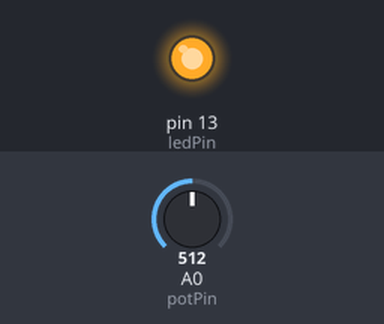
A sketch run on a simulated Arduino Uno, built with avr-gcc and run on an emulated ATmega328P. On the bench: output pins drawn as LEDs (lit = HIGH). Inputs (shaded band) come from the test bench; at power-on: A0 (potPin) = 512.

Above: at 1.3 s.
1.4 s: A0 (potPin) set to 0
At 2.3 s:
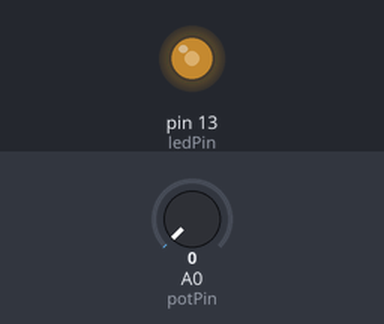
3.0 s: A0 (potPin) set to 122
At 3.3 s:
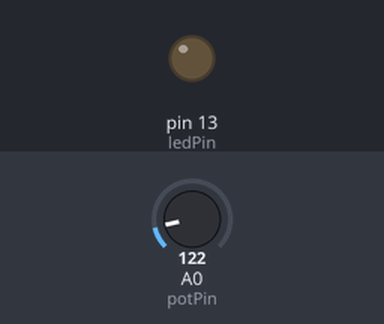
Timing chart, 0 to 12.1 s (numbered marks = the images above; inputs shaded):
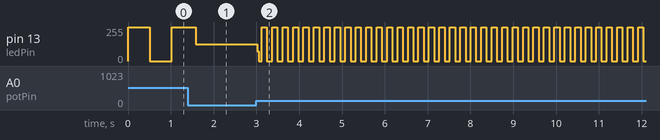

Measured:
- after the input at 3.0 s, pin 13 (ledPin): 126/255 → 73/255 at once, then moves between 0/255 and 255/255, repeating every 0.49 s

The sketch:

main.ino
```cpp
int potPin = 0; 		// Pin de entrada para el potenciómetro
int ledPin = 13; 		// Pin de salida para el LED
void setup() {
   pinMode(ledPin, OUTPUT); 	// Declara el pin del LED como de salida
}
void loop() {
   digitalWrite(ledPin, HIGH);	// Enciende el LED
   delay(analogRead(potPin));		// Lee el valor del potenciómetro
   digitalWrite(ledPin, LOW);		// Apaga el LED
   delay(analogRead(potPin));
} 
```
